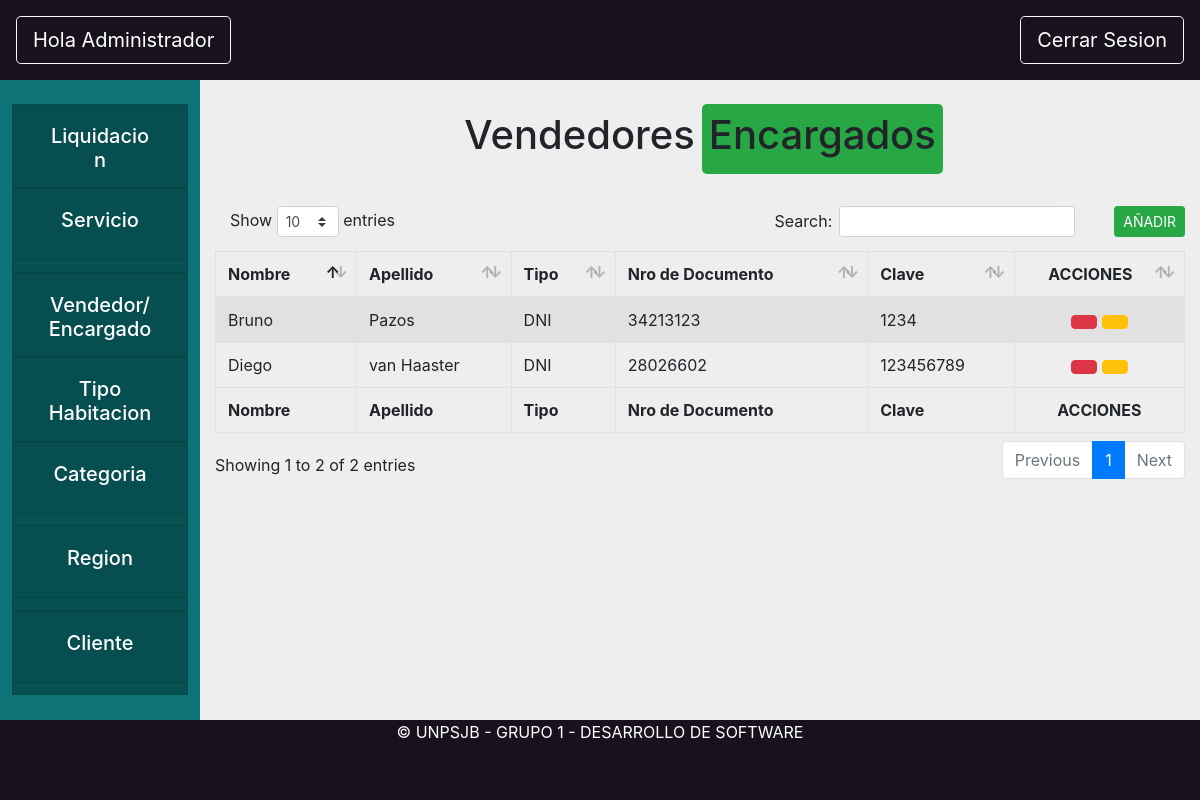
Page /core/vendedor on the earlier database version.
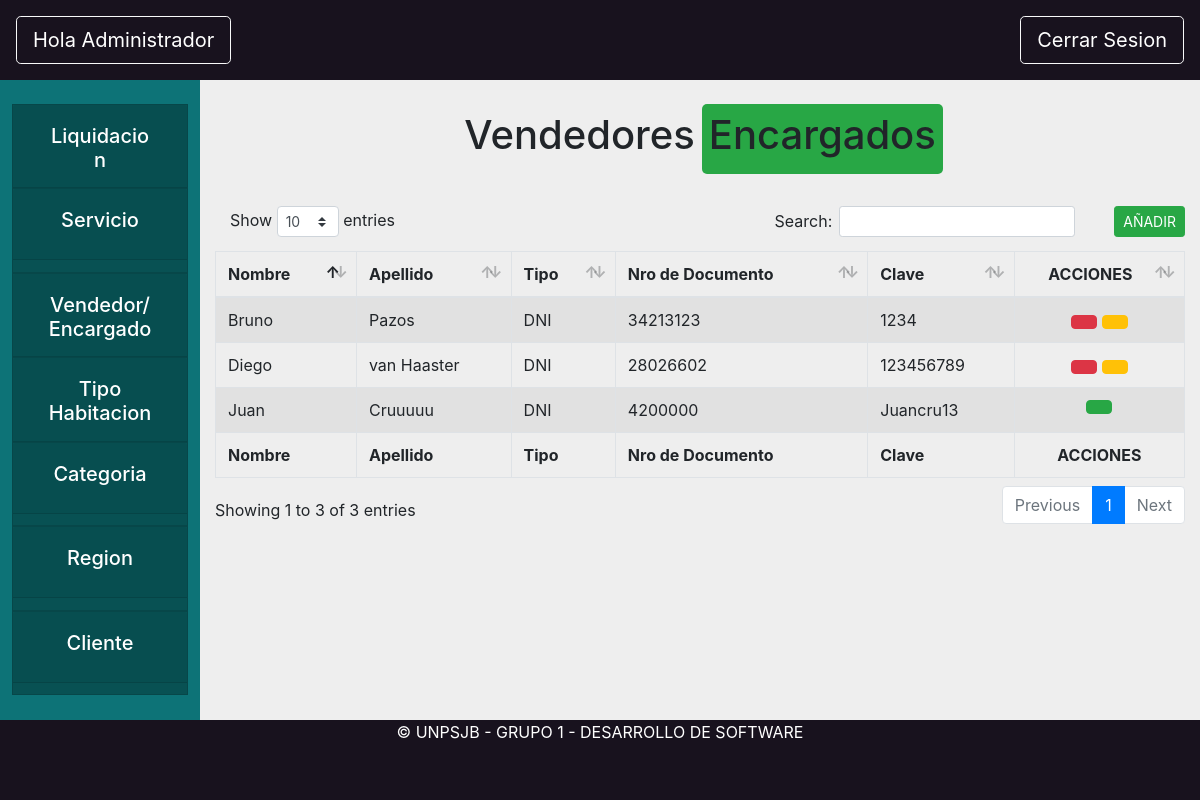
Same page on the later database version.
### core/models.py (models this page shows, shortened)
class Rol(models.Model):
    TIPO = 0
    TIPOS = [
        (0, "rol")
    ]
    persona = models.ForeignKey(Persona, related_name="roles", on_delete=models.CASCADE)
    tipo = models.PositiveSmallIntegerField(choices=TIPOS)

class Encargado(Rol):
    TIPO = 1
    bajaEncargado = models.BooleanField(default=False)
    clave = models.CharField(max_length=10, default="")

class Rol(models.Model):
    TIPO = 0
    TIPOS = [
        (0, "rol")
    ]
    persona = models.ForeignKey(Persona, related_name="roles", on_delete=models.CASCADE)
    tipo = models.PositiveSmallIntegerField(choices=TIPOS)

class Persona(models.Model):
    DNI = 0
    PASAPORTE = 1
    LIBRETA = 2
    TIPOS_DOCUMENTO = (
        (DNI, "DNI"),
        (PASAPORTE, "PASAPORTE"),
        (LIBRETA, "LIBRETA")
    )
    objects = PersonaManager.from_queryset(PersonaQuerySet)()
    tipo_documento = models.PositiveSmallIntegerField(choices=TIPOS_DOCUMENTO)
    documento = models.CharField(max_length=13)
    nombre = models.CharField(max_length=200)
    apellido = models.CharField(max_length=200)
    usuario = models.OneToOneField(User, null=True, blank=True, on_delete=models.SET_NULL)

### core/views.py (the view)
# urls.py: path('vendedor', views.vendedor, name='opcionVendedor'),
def vendedor(request):
    colVendedores=Vendedor.objects.all()
    colEncargados=Encargado.objects.all()
    return render(request, "core/vendedor.html",{"colVendedores": colVendedores, "colEncargados": colEncargados})

### core/templates/core/vendedor.html (shortened to what this page needs)
{% extends 'base/base_administrador.html'%}
{% load static %}
{% block content %}
<div class="switch-toggle switch-3 switch-candy sm row justify-content-center my-4">
    <label for="vendedor" onclick="">
        <h1>Vendedores</h1>
    </label>
    <label for="encargado" onclick="">
        <h1>Encargados</h1>
    </label>
</div>
<div class="formularioRegion" id="vistaEncargados">
    <table id="example2" class="table table-striped table-bordered" style="width:100%">
        <thead>
            <tr>
                <button type="button" class="btn btn-success ml-4 float-right btn-sm" data-toggle="modal"
                    data-target="#crearEncargado"
                    onclick="abrir_modal('{% url 'core:modalCrearEncargado' %}','#crearEncargado');">
                    AÑADIR</button>
                <th>Nombre</th>
                <th>Apellido</th>
                <th>Tipo</th>
                <th>Nro de Documento</th>
                <th>Clave</th>
                <th>
                    <Center>ACCIONES</Center>
                </th>
            </tr>
        </thead>
        <tbody>
            {% for encargado in colEncargados %}
            <tr>
                <td> {{encargado.persona.nombre}}</td>
                <td> {{encargado.persona.apellido}}</td>
                <td> {{encargado.persona.get_tipo_documento_display}}</td>
                <td> {{encargado.persona.documento}}</td>
                <td> {{encargado.clave}}</td>
                <td>
                    <center>
                    {% if encargado.bajaEncargado %}
                        <button type="button" class="btn btn-success" data-toggle="modal"
                               data-target="#reciclarEncargado"
                               onclick="abrir_modal('{% url 'core:modalReciclarEncargado' encargado.pk %}','#reciclarEncargado');"
                               title="Reciclar">
                        </button>
                    {% else %}
                            <button type="button" class="btn btn-danger" data-toggle="modal"
                            data-target="#eliminarEncargado"
                            onclick="abrir_modal('{% url 'core:modalEliminarEncargado' encargado.pk %}','#eliminarEncargado');"
                            title="Eliminar">
                            </button>
                            <button type="button" class="btn btn-warning" data-toggle="modal"
                            data-target="#modificarEncargado"
                            onclick="abrir_modal('{% url 'core:modalModificarEncargado' encargado.pk %}','#modificarEncargado');">
                            </button>
                    {% endif %}
                </center>
                </td>
            </tr>
            {% endfor %}
        </tbody>
        <tfoot>
            <tr>
                <th>Nombre</th>
                <th>Apellido</th>
                <th>Tipo</th>
                <th>Nro de Documento</th>
                <th>Clave</th>
                <th>
                    <Center>ACCIONES</Center>
                </th>
            </tr>
        </tfoot>
    </table>
</div>
{% endblock content %}

Differences in the rows shown:
added Encargado: persona.nombre "Juan", persona.apellido "Cruuuuu", persona.tipo_documento "DNI", persona.documento "4200000", clave "Juancru13"
Other differences:
text written by a page script: "Show entries Search: Showing 1 to 2 of 2 entries Previous 1 Next" → "Show entries Search: Showing 1 to 3 of 3 entries Previous 1 Next"
